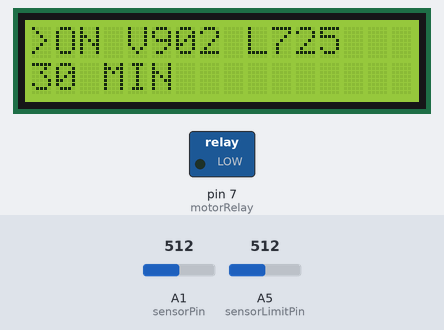
The sketch below on a simulated Arduino Uno, built with avr-gcc and run on an emulated ATmega328P. On the bench: 16×2 character LCD, switched loads named in the sketch (green lamp = pin HIGH). The inputs (shaded band) are chosen by the test bench; at power-on: A1 (sensorPin) = 512, A5 (sensorLimitPin) = 512. What the sketch prints to the serial monitor is not drawn.

Above: at 6.2 s.
6.3 s: A1 (sensorPin) set to 716
At 8.5 s:
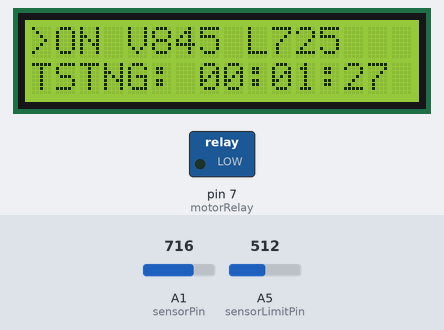
12.2 s: A5 (sensorLimitPin) set to 716
At 13.9 s:
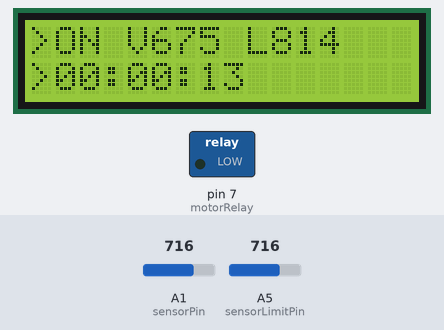
18.1 s: A1 (sensorPin) set to 860
At 20.5 s:
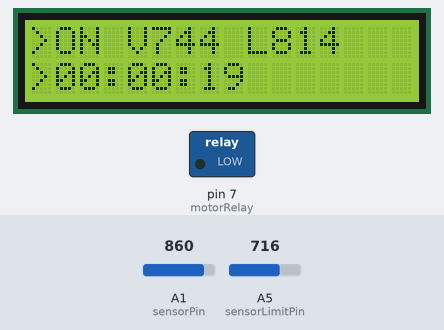
22.6 s: A5 (sensorLimitPin) set to 860
At 24.1 s:
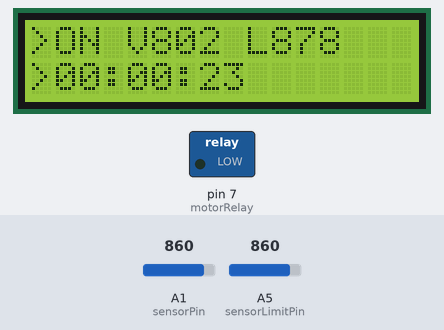
26.6 s: A1 (sensorPin) set to 840
At 27.7 s:
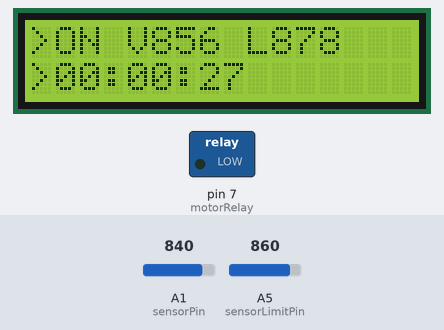
30.6 s: A5 (sensorLimitPin) set to 840
At 32.5 s:
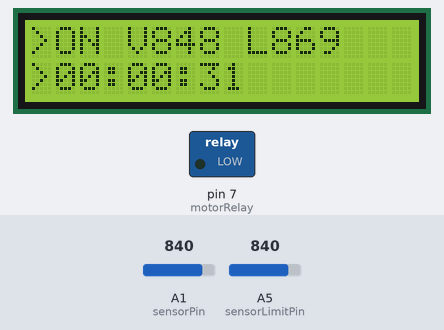
Timing chart, 0 to 34.0 s (numbered marks = the images above; inputs shaded):
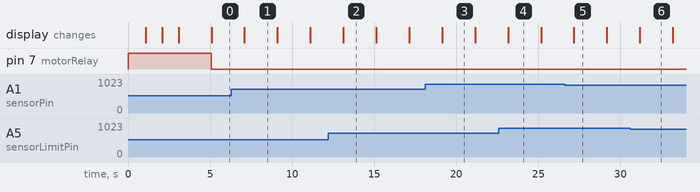

Measured:
- what the display in image 1 shows lasts 2.0 s, from 7.1 s to 9.1 s

The sketch:

basic_arduino_watersensor_withAnalogMeter.ino
```cpp
//Designed and developed by Deepak Lohia at www.dlohia.com
#include <Wire.h>
#include <LiquidCrystal.h>
#define ON LOW
#define OFF HIGH

const int buff_size_sv = 5; //taking last 10 values of the SV to determine if there is water
long arr_sv[buff_size_sv];

String verDate = "17-06-2024";
const int motorRelay = 7;
const int sensorLimitPin = A5;
const int sensorPin = A1;
int sensorValue ;
int sensorLimit = 850 ;

bool motorFlag;
bool firstRunFlag ;
bool testRunFlag;
bool noWaterFlag;
String txt;
String ranFor;
String l1; //l1 is main motor status
String l2 ; //l2 is current status or log

String strMotarStatus;
unsigned long motorStartTimeMillis ;
unsigned long motorEndTimeMillis ;
unsigned long motorTotalMillis ;
unsigned long lastMotorTotalMillis ;

unsigned long testRunFlagStartMilli;
unsigned long testRunFlagTimeOut = 90UL * 1000UL ; // 90 secs ***** in seconds
unsigned long testRunFlagInterval = 30UL * 60UL * 1000UL ; // 30 min *****in minutes
unsigned long nexttestRun;

unsigned long noWaterStartMilli;
unsigned long noWaterTotalMilli;
unsigned long noWaterTimeOut  = 25UL * 1000UL ; // 25 mili seconds **** HOW MANY SECONDS TO WAIT BEFORE MOTOR SWITCH OFF
unsigned long tme ;
unsigned long seconds ;
unsigned long minutes ;
unsigned long hours ;

LiquidCrystal lcd(12, 11, 5, 4, 3, 2);

void setup() {
  Serial.begin(9600);

  pinMode(motorRelay, OUTPUT);
  digitalWrite(motorRelay, OFF);

  lcd.begin(16,2);   // initialize the lcd for 16 chars 2 lines, turn on backlight
  lcd.clear();
  lcd.setCursor(0,0);
  delay(1000);

  l1 = "JAI GURU DEV" ;
  l2 = "JAI SHIV SHANKAR" ;
  printLCD()  ;

  l1 = "Ver Date: "  ;
  l2 = verDate ;
  printLCD()  ;

  l1 = "Motor Intrvl:"  ;
  l2 = String((testRunFlagInterval / 1000 ) / 60 ) + " MIN" ;
  printLCD()  ;

  delay(1000);

  //SV DEFAULT VALUES
  for (int i = 0; i < buff_size_sv; i++) {
    arr_sv[i] = 1000;
  }
  testRunFlag = true;
}

void loop() {

  sensorLimit = getSV_Lmt() ;
  sensorValue = get_avg_sv(analogRead(sensorPin));

  if ((millis() >= nexttestRun) && !testRunFlag && !motorFlag) {
    testRunFlag = true;
   }

  //AUTO DETECT WATER
  if (sensorValue < sensorLimit){
    if (!motorFlag){
      digitalWrite(motorRelay, ON); //START MOTOR 1
      motorFlag = true ;
      l2 ="MTR:WTR DETD";
      testRunFlag = false;
      motorStartTimeMillis = millis() ;}
    else{
      tme = millis()  -  motorStartTimeMillis ;
      seconds = tme / 1000;
      minutes = seconds / 60;
      hours = minutes / 60;
      tme %= 1000;
      seconds %= 60;
      minutes %= 60;
      hours %= 24;
      l2 =">" + padZero(hours) + ":" + padZero(minutes) + ":" + padZero(seconds);
    }
    //rest no water flag
    if (noWaterFlag){noWaterFlag = false;}
  }
  //TEST RUN MOTOR
  else if (testRunFlag) {
    if (!motorFlag){
      digitalWrite(motorRelay, ON); //START MOTOR 1
      motorFlag = true;
      testRunFlagStartMilli = millis();
    }
    //if it was a test run then stop motor after test run
    else if (motorFlag && (millis() >= (testRunFlagStartMilli + testRunFlagTimeOut))){
      digitalWrite(motorRelay, OFF); //STOP MOTOR 2
      motorFlag = false;
      testRunFlag = false;
      l2 = "NO WTR DTD";
      printLCD();
      delay(2000);

      testRunFlag = false ;
      nexttestRun = millis() + testRunFlagInterval ;
      l2 = "NXT RUN IN " +  String((testRunFlagInterval / 1000 ) / 60 ) + "M" ;
      printLCD();
      delay(2000);
    }
    //TESTING MOTOR TIME
    else{
      tme = testRunFlagTimeOut - (millis()  -  testRunFlagStartMilli) ;
      seconds = tme / 1000;
      minutes = seconds / 60;
      hours = minutes / 60;
      tme %= 1000;
      seconds %= 60;
      minutes %= 60;
      hours %= 24;

      l2 ="TSTNG: " + padZero(hours) + ":" + padZero(minutes) + ":" + padZero(seconds);
    }
  }

  //DISPLAY NEXT RUN COUNTDOWN TIME
  else if(!testRunFlag && !motorFlag){

    tme = nexttestRun - millis()  ;
    seconds = tme / 1000;
    minutes = seconds / 60;
    hours = minutes / 60;

    tme %= 1000;
    seconds %= 60;
    minutes %= 60;
    hours %= 24;

    l2 ="RUN IN:" + padZero(hours) + ":" + padZero(minutes) + ":" + padZero(seconds);
  }

  //WATER WAIT >> NO WATER WAITING WHEN testRunFlag IS TRUE
  else if (sensorValue > sensorLimit && motorFlag && !testRunFlag){
    sensorValue =get_avg_sv(analogRead(sensorPin));
    //if we are NOT doing test run the we make motor wait before off
    if (!testRunFlag){
      if (noWaterFlag == false){
        noWaterFlag = true ;
        noWaterStartMilli = millis() ;
        noWaterTotalMilli =  noWaterStartMilli + noWaterTimeOut ;
      }

      tme = noWaterTimeOut -  (millis()  -  noWaterStartMilli) ;
      seconds = tme / 1000;
      minutes = seconds / 60;
      hours = minutes / 60;
      //days = hours / 24;

      tme %= 1000;
      seconds %= 60;
      minutes %= 60;
      hours %= 24;

      txt  = padZero(hours) + ":" + padZero(minutes) + ":" + padZero(seconds);
      l2 = "NO WTR: " + txt + " SV:" + String(sensorValue) ;
      printLCD();

      //if it was a test run then stop motor after test run
      if (millis() > noWaterTotalMilli){
        sensorValue = get_avg_sv(analogRead(sensorPin));
        if (sensorValue > sensorLimit) {
          digitalWrite(motorRelay, OFF); //STOP MOTOR 2
          motorFlag = false;
          noWaterFlag = false; //reset no water
          createRunSummery();
          l2 = "NO WTR OFF";
          printLCD();
        }
      }
    }
    //IF TEST RUN IS ON STOP IMMIDIATELY
    else if((sensorValue > sensorLimit) && motorFlag){
      digitalWrite(motorRelay, OFF); //STOP MOTOR 2
      motorFlag = false;
      testRunFlag = false;
      l2 = "NO WTR DTD";
    }
  }

  if (motorFlag){ strMotarStatus = "ON"; }else{ strMotarStatus = "OFF"; }
  l1 = ">" + strMotarStatus + " V" + String(sensorValue) + " L" + String(sensorLimit)  ;

  //motor alreadyran
  if (ranFor.length()> 0){
    l2 = ranFor ;
  }


  printLCD();
  delay(1000);
}

void printSerial(){
  Serial.println(l1);
  Serial.println(l2);
}

void printLCD(){
  l1 = l1.substring(0, 16) ;
  l2 = l2.substring(0, 16) ;

  printSerial();
  lcd.clear();
  lcd.setCursor(0,0); //Start at character 0 on line 0
  lcd.print(l1);
  lcd.setCursor(0,1);
  lcd.print(l2);
  delay(1000) ;
}

String padZero(int val){
  if (val < 10){ return "0" + String(val);}  else{ return String(val);}
}

int getSV_Lmt(){
  return map(analogRead(sensorLimitPin), 0, 1023, 500, 950); // FROM LOW TO HIGH
}

/* we are taking last x values of the SV value to see the actual status of SV */
int get_avg_sv(int val_sv)
{
  long total = 0;
  byte count = 0;
  static byte i_sv = 0;

  arr_sv[i_sv++] = val_sv;
  if (i_sv == buff_size_sv){ i_sv = 0;}

  while (count < buff_size_sv) {
    total = total + arr_sv[i_sv++];
    if (i_sv == buff_size_sv){i_sv = 0;}
    count++;
  }
  return total/buff_size_sv;
}

void createRunSummery(){
  motorEndTimeMillis = millis() ;
  motorTotalMillis = motorEndTimeMillis - motorStartTimeMillis;
  if (lastMotorTotalMillis > 0){ motorTotalMillis += lastMotorTotalMillis ;}
  lastMotorTotalMillis = motorTotalMillis;

  tme = motorTotalMillis;
  seconds = tme / 1000;
  minutes = seconds / 60;
  hours = minutes / 60;

  tme %= 1000;
  seconds %= 60;
  minutes %= 60;
  hours %= 24;
  ranFor =  "RAN FOR:" + padZero(hours) + ":" + padZero(minutes) + ":" + padZero(seconds)   ;
}
```
